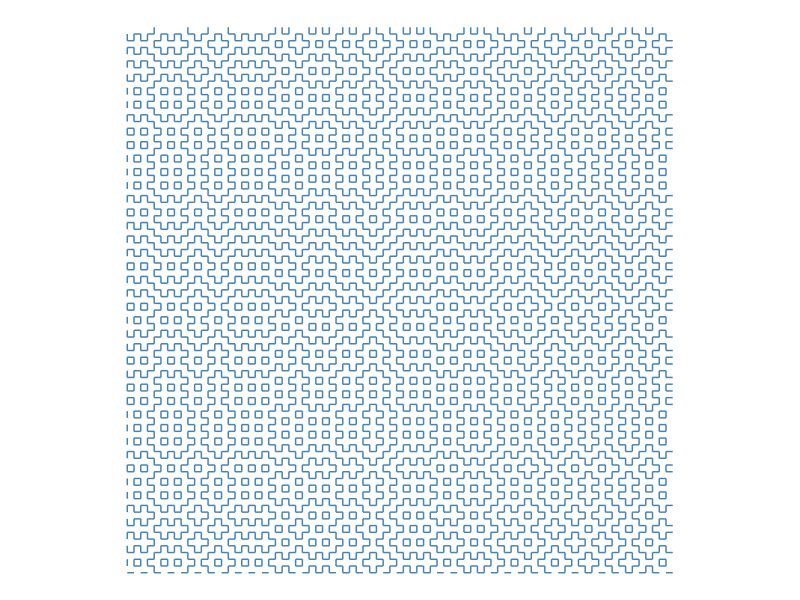
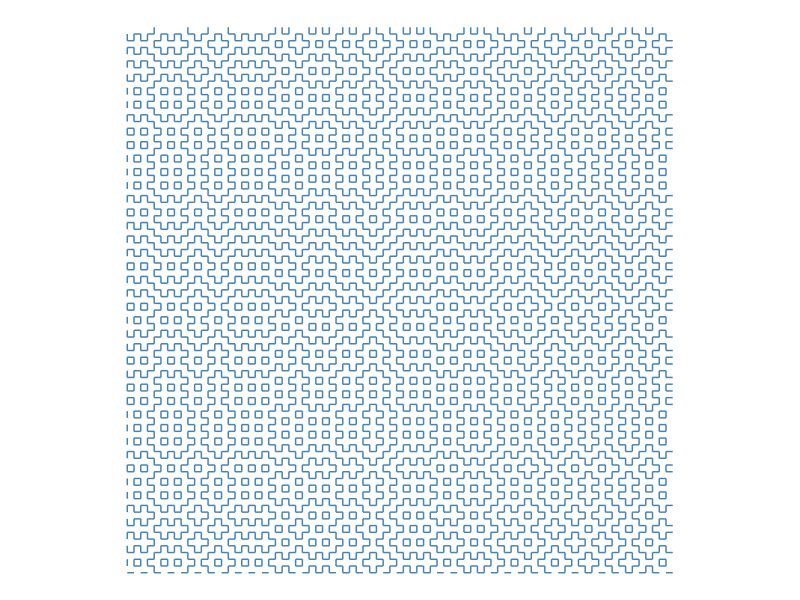

Recreate these plots in R, in order.

# Sources of inspiration:
# https://infrahumano.github.io/exterior/2020/04/04/noche.html
# https://r-spatial.github.io/sf/articles/sf1.html

library(tidyverse)
library(sf)

coin_toss <- function() {
  sample(c(TRUE, FALSE), 1)
}

N <- 80
set.seed(12345)
output <- map(0:N, function(j) {
  v_sequence <- if (coin_toss()) seq(0, N, 2) else seq(1, N, 2)
  h_sequence <- if (coin_toss()) seq(0, N, 2) else seq(1, N, 2)
  v_lines <- purrr::map(v_sequence, function(i) matrix(c(j, j, i, i + 1), nrow = 2))  
  h_lines <- purrr::map(h_sequence, function(i) matrix(c(i, i + 1, j, j), nrow = 2))
  return(sf::st_multilinestring(append(v_lines, h_lines)))
}) %>% 
  tibble::enframe() %>% 
  sf::st_as_sf()

output %>%
  ggplot() + 
  geom_sf(color = "steelblue") +
  theme_void()

ggsave("visualization/grid-pictures.png", device = "png", dpi = "print")
